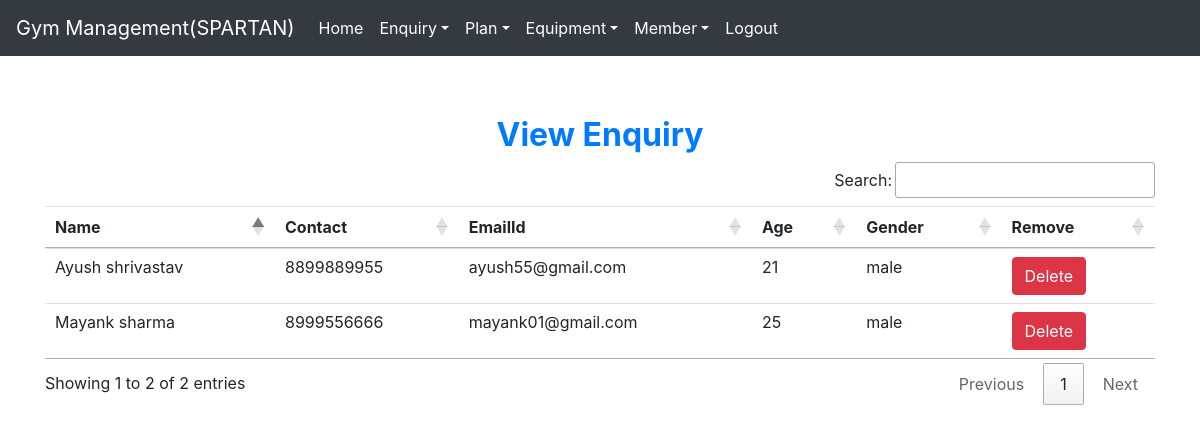
The page /view_enquiry (signed in) on the database its author committed.
### gym/models.py (models this page shows, shortened)
class Enquiry(models.Model):
    name = models.CharField(max_length=60)
    contact = models.CharField(max_length=10)
    emailid = models.CharField(max_length=60)
    age = models.CharField(max_length=40)
    gender = models.CharField(max_length=10)

### gym/views.py (the view)
# urls.py: path('view_enquiry',View_Enquiry,name='view_enquiry'),
def View_Enquiry(request):
    if not request.user.is_staff:
        return redirect('login')
    enq = Enquiry.objects.all()
    d = {'enq':enq}
    return render(request, 'view_enquiry.html', d)

### gym/templates/view_enquiry.html
{% extends 'navigationbar.html' %}
{% block body %}
<div class="container" style="margin-top:60px">
    <h2 class="text-center text-primary font-weight-bold">View Enquiry</h2>
    <table id="example" class="table table-hover">
        <thead>
        <tr>
            <th>Name</th>
            <th>Contact</th>
            <th>EmailId</th>
            <th>Age</th>
            <th>Gender</th>
            <th>Remove</th>
        </tr>
        </thead>
        <tbody>
        {% for i in enq %}
        <tr>
            <td>{{i.name}}</td>
            <td>{{i.contact}}</td>
            <td>{{i.emailid}}</td>
            <td>{{i.age}}</td>
            <td>{{i.gender}}</td>
            <td><a class="btn btn-danger" href="{% url 'delete_enquiry' i.id%}" onclick="return confirm('Are you sure?')">Delete</a></td>
        </tr>
        {% endfor %}
        </tbody>
    </table>
</div>
{% endblock  %}

### rows shown on the page
Enquiry: name "Ayush shrivastav", contact "8899889955", emailid "ayush55@gmail.com", age "21", gender "male"
Enquiry: name "Mayank sharma", contact "8999556666", emailid "mayank01@gmail.com", age "25", gender "male"
